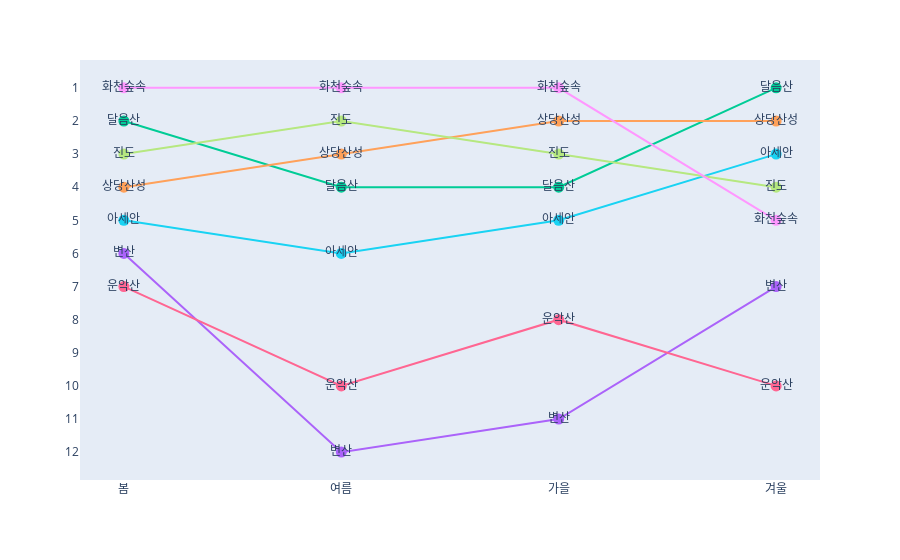

Notebook cell for this chart:
### Code cell
fig = px.line(df_season_named, 
              x = 'season', y = 'rank', color = 'name', color_discrete_map= dict_color, markers=True, text='name')
fig.update_traces(marker=dict(size=11))
fig.update_yaxes(tick0=1, dtick=1,
                 autorange='reversed', title='',
                 visible=True, showticklabels=True)
fig.update_xaxes(title='', visible=True, showticklabels=True)
fig.update_layout(xaxis=dict(showgrid=False),
                  yaxis=dict(showgrid=False))
fig.update_layout(showlegend=False)
fig.show()

### Figure 1 — Plotly figure (JSON) as saved in the notebook; plotly's stock layout.template omitted (floating-point values rounded to 4 significant figures)
{"data": [{"hovertemplate": "name=%{text}<br>season=%{x}<br>rank=%{y}<extra></extra>", "legendgroup": "달음산", "line": {"color": "#00cc96", "dash": "solid"}, "marker": {"size": 11, "symbol": "circle"}, "mode": "text+markers+lines", "name": "달음산", "orientation": "v", "showlegend": true, "text": ["달음산", "달음산", "달음산", "달음산"], "type": "scatter", "x": ["봄", "여름", "가을", "겨울"], "xaxis": "x", "y": [2, 4, 4, 1], "yaxis": "y"}, {"hovertemplate": "name=%{text}<br>season=%{x}<br>rank=%{y}<extra></extra>", "legendgroup": "변산", "line": {"color": "#ab63fa", "dash": "solid"}, "marker": {"size": 11, "symbol": "circle"}, "mode": "text+markers+lines", "name": "변산", "orientation": "v", "showlegend": true, "text": ["변산", "변산", "변산", "변산"], "type": "scatter", "x": ["봄", "여름", "가을", "겨울"], "xaxis": "x", "y": [6, 12, 11, 7], "yaxis": "y"}, {"hovertemplate": "name=%{text}<br>season=%{x}<br>rank=%{y}<extra></extra>", "legendgroup": "상당산성", "line": {"color": "#FFA15A", "dash": "solid"}, "marker": {"size": 11, "symbol": "circle"}, "mode": "text+markers+lines", "name": "상당산성", "orientation": "v", "showlegend": true, "text": ["상당산성", "상당산성", "상당산성", "상당산성"], "type": "scatter", "x": ["봄", "여름", "가을", "겨울"], "xaxis": "x", "y": [4, 3, 2, 2], "yaxis": "y"}, {"hovertemplate": "name=%{text}<br>season=%{x}<br>rank=%{y}<extra></extra>", "legendgroup": "아세안", "line": {"color": "#19d3f3", "dash": "solid"}, "marker": {"size": 11, "symbol": "circle"}, "mode": "text+markers+lines", "name": "아세안", "orientation": "v", "showlegend": true, "text": ["아세안", "아세안", "아세안", "아세안"], "type": "scatter", "x": ["봄", "여름", "가을", "겨울"], "xaxis": "x", "y": [5, 6, 5, 3], "yaxis": "y"}, {"hovertemplate": "name=%{text}<br>season=%{x}<br>rank=%{y}<extra></extra>", "legendgroup": "운악산", "line": {"color": "#FF6692", "dash": "solid"}, "marker": {"size": 11, "symbol": "circle"}, "mode": "text+markers+lines", "name": "운악산", "orientation": "v", "showlegend": true, "text": ["운악산", "운악산", "운악산", "운악산"], "type": "scatter", "x": ["봄", "여름", "가을", "겨울"], "xaxis": "x", "y": [7, 10, 8, 10], "yaxis": "y"}, {"hovertemplate": "name=%{text}<br>season=%{x}<br>rank=%{y}<extra></extra>", "legendgroup": "진도", "line": {"color": "#B6E880", "dash": "solid"}, "marker": {"size": 11, "symbol": "circle"}, "mode": "text+markers+lines", "name": "진도", "orientation": "v", "showlegend": true, "text": ["진도", "진도", "진도", "진도"], "type": "scatter", "x": ["봄", "여름", "가을", "겨울"], "xaxis": "x", "y": [3, 2, 3, 4], "yaxis": "y"}, {"hovertemplate": "name=%{text}<br>season=%{x}<br>rank=%{y}<extra></extra>", "legendgroup": "화천숲속", "line": {"color": "#FF97FF", "dash": "solid"}, "marker": {"size": 11, "symbol": "circle"}, "mode": "text+markers+lines", "name": "화천숲속", "orientation": "v", "showlegend": true, "text": ["화천숲속", "화천숲속", "화천숲속", "화천숲속"], "type": "scatter", "x": ["봄", "여름", "가을", "겨울"], "xaxis": "x", "y": [1, 1, 1, 5], "yaxis": "y"}], "layout": {"legend": {"title": {"text": "name"}, "tracegroupgap": 0}, "margin": {"t": 60}, "showlegend": false, "xaxis": {"anchor": "y", "domain": [0, 1], "showgrid": false, "showticklabels": true, "title": {"text": ""}, "visible": true}, "yaxis": {"anchor": "x", "autorange": "reversed", "domain": [0, 1], "dtick": 1, "showgrid": false, "showticklabels": true, "tick0": 1, "title": {"text": ""}, "visible": true}}}
